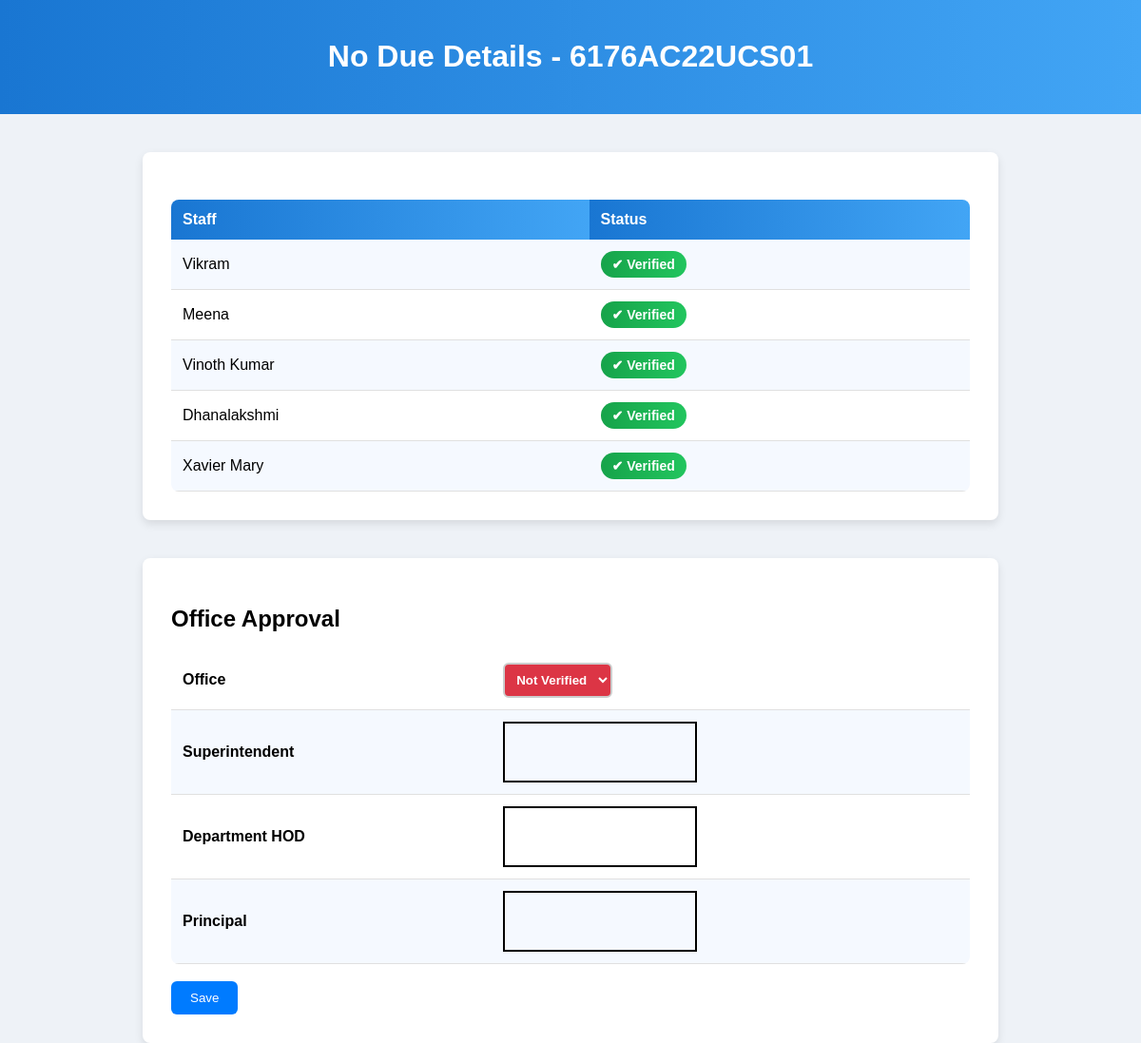
The app's page /office-student/6176AC22UCS01/ with its own data.
### myapps/models.py (models this page shows, shortened)
class NoDueVerification(models.Model):
    student_name = models.CharField(max_length=100)
    register_number = models.CharField(max_length=50)
    subject = models.CharField(max_length=100)
    status = models.CharField(max_length=20)  # Verified / Not Verified
    office_status = models.CharField(max_length=20, blank=True, null=True)
    superintendent_status = models.CharField(max_length=20, blank=True, null=True)
    hod_status = models.CharField(max_length=20, blank=True, null=True)
    principal_status = models.CharField(max_length=20, blank=True, null=True)

### myapps/views.py (the view, shortened to what this page needs)
# urls.py: path('office-student/<str:reg>/', views.office_student_detail, name='office_student_detail'),
def office_student_detail(request, reg):
    from .models import NoDueVerification
    verifications = NoDueVerification.objects.filter(register_number=reg)
    is_student = False
    return render(request, "office_student_detail.html", {
        "verifications": verifications,
        "reg": reg,
        "is_student": is_student
    })

### myapps/templates/office_student_detail.html (shortened to what this page needs)
{% load static %}
<!DOCTYPE html>
<html>
<head>
    <link rel="stylesheet" href="{% static 'css/office_common.css' %}">
    <link rel="stylesheet" href="{% static 'css/office_detail.css' %}">
</head>
<body>
<div class="header">
    <h1>No Due Details - {{ reg }}</h1>
</div>
<div class="form-section">
<table>
<tr>
<th>Staff</th>
<th>Status</th>
</tr>
{% for v in verifications %}
<tr>
<td>{{ v.subject }}</td>
<td>
    {% if v.status == "Verified" %}
        <span class="status-badge badge-verified">✔ Verified</span>
    {% else %}
        <span class="status-badge badge-not-verified">✘ Not Verified</span>
    {% endif %}
</td>
</tr>
{% endfor %}
</table>
</div>
<div class="form-section">
<form method="post">
<h2>Office Approval</h2>
<table width="100%" cellpadding="15">
<tr>
<td style="font-weight:bold;">Office</td>
<td>
    <select name="office" class="status-dropdown"
        onchange="updateColor(this)"
    >
        <option value="Not Verified"
        {% if verifications.0.office_status == "Not Verified" %}selected{% endif %}>
        Not Verified
        </option>
    </select>
</td>
</tr>
<tr>
<td style="font-weight:bold;">Superintendent</td>
<td>
    <div style="width:200px; height:60px; border:2px solid black;"></div>
</td>
</tr>
<tr>
<td style="font-weight:bold;">Department HOD</td>
<td>
    <div style="width:200px; height:60px; border:2px solid black;"></div>
</td>
</tr>
<tr>
<td style="font-weight:bold;">Principal</td>
<td>
    <div style="width:200px; height:60px; border:2px solid black;"></div>
</td>
</tr>
</table>
<br>
{% if not is_student %}
<button type="submit" class="btn">Save</button>
{% endif %}
</form>
</div>
</body>
</html>

### myapps/static/css/office_common.css (style rules this page uses)
body { font-family:Arial; margin:0; background:#eef2f7; }
.header { background:linear-gradient(90deg,#1976d2,#42a5f5); color:white; padding:20px; text-align:center; }
.form-section { width:70%; margin:auto; margin-top:40px; background:white; padding:30px; border-radius:8px; box-shadow:0px 4px 10px rgba(0,0,0,0.1); }
table { width:100%; border-collapse:collapse; margin-top:20px; background:white; border-radius:8px; overflow:hidden; }
table th { background:linear-gradient(90deg,#1976d2,#42a5f5); color:white; padding:12px; text-align:left; }
table td { padding:12px; border-bottom:1px solid #e0e0e0; }
table tr:nth-child(even) { background:#f5f9ff; }
.not-verified { color:red; font-weight:bold; }
.btn { padding:8px 14px; border:none; background:#1976d2; color:white; border-radius:5px; cursor:pointer; }

### myapps/static/css/office_detail.css (style rules this page uses)
.status-dropdown { padding:8px; border-radius:5px; }
.status-badge { display:inline-block; padding:6px 14px; border-radius:20px; font-size:13px; font-weight:bold; }
.badge-verified { background:linear-gradient(90deg,#16a34a,#22c55e); color:white; }

### myapps/templates/office_student_detail.html (style rules this page uses)
.status-badge { padding: 6px 12px; border-radius: 20px; font-weight: bold; font-size: 14px; }
.badge-verified { background-color: #28a745; color: white; }
.status-dropdown { padding: 8px; border-radius: 6px; font-weight: bold; border: 2px solid #ccc; }
.status-dropdown.not-verified { background-color: #dc3545; color: white; }
.btn { padding: 10px 20px; background-color: #007bff; color: white; border: none; border-radius: 6px; cursor: pointer; }

### records on screen
NoDueVerification: subject "Vikram", status "✔ Verified", office "Not Verified"
NoDueVerification: subject "Meena", status "✔ Verified"
NoDueVerification: subject "Vinoth Kumar", status "✔ Verified"
NoDueVerification: subject "Dhanalakshmi", status "✔ Verified"
NoDueVerification: subject "Xavier Mary", status "✔ Verified"

### other values on screen
{{ reg }} "6176AC22UCS01"
